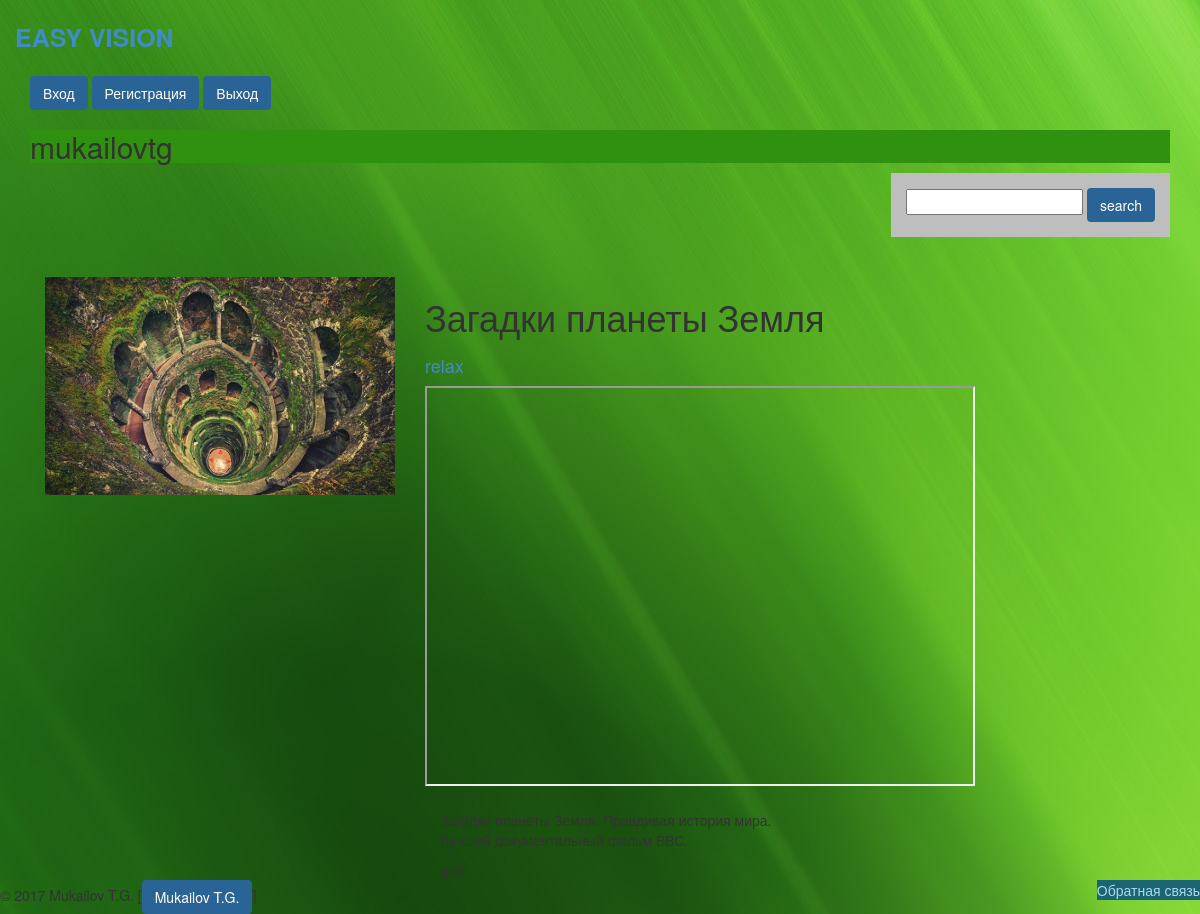
Page /2/zagadki-planety-zemlya/ (signed in) on the committed database.
### vision/models.py (models this page shows, shortened)
class Blog(models.Model):
    category = models.ForeignKey(Category, related_name='blogs', verbose_name='Категория')
    name = models.CharField(max_length=250, db_index=True, verbose_name='Название')
    slug = models.SlugField(max_length=250, db_index=True)
    image = models.ImageField(upload_to='blogs/%Y/%m/%d/', blank=True, verbose_name='Изображение')
    description = models.TextField(verbose_name='Описание',blank=True)
    created = models.DateTimeField(auto_now_add=True)
    videourl = models.URLField(max_length=250, verbose_name='Видео url',default=None)
    class Meta:
        ordering = ['created']
        verbose_name_plural = 'Блоги'
        index_together = [
            ['id', 'slug']
        ]

class Category(models.Model):
    name = models.CharField(max_length=250, db_index=True)
    slug = models.SlugField(max_length=250, db_index=True, unique=True)
    class Meta:
        ordering = ['name',]
        verbose_name = 'Категория'
        verbose_name_plural = 'Категории'
    def __str__(self):
        return self.name
    def get_absolute_url(self):
        return reverse('vision:BlogListByCategory', args=[self.slug])

### vision/views.py (the view)
# urls.py: url(r'^(?P<id>\d+)/(?P<slug>[-\w]+)/$', views.BlogDetail, name='BlogDetail'),
def BlogDetail(request, id, slug):
    user = request.user.username
    blog = get_object_or_404(Blog, id=id, slug=slug)
    return render(request, 'vision/blogs/detail.html', {
        'blog': blog,
        'user': user,
    })

### vision/templates/vision/blogs/detail.html (shortened to what this page needs)
{% extends "vision/base.html" %}
{% load static %}
{% block content %}
  <div class="product-detail">
    <div class="col-sm-4">
      <img src="{% if blog.image %}{{ blog.image.url }}{% else %}{% static "img/no-image.jpg"%}{% endif %}" class="img-responsive">
    </div>
    <div class="col-sm-8">
      <h1>{{ blog.name }}</h1>
      <h2><a href="{{ blog.category.get_absolute_url }}">{{ blog.category }}</a></h2>
      <p>
        <iframe width="550" height="400"
                 src="{{ blog.videourl }}"
                 frameborder="4"
                 allowfullscreen>
        </iframe>
      </p>
      <div class="col-sm-6">
        <p align="left"> {{ blog.description | linebreaks}} </p>
      </div>
      <div class="col-sm-8">
      </div>
    </div>
  </div>
{% endblock %}

### vision/templates/vision/base.html (shortened to what this page needs)
{% load static %}
<!DOCTYPE html>
<html lang="en" xmlns="http://www.w3.org/1999/html">
<head>
  <link rel="stylesheet" href="{% static "css/bootstrap.min.css" %}">
  <link rel="stylesheet" href="{% static "css/style.css" %}">
</head>
<body background="{% static "img/greenabs.jpg" %}">
  <section id="header">
    <div class="top container">
      <a href="{% url "vision:BlogList" %}">EASY VISION</a>
    </div>
  </section>
  <section class="container">
    <a class="btn" href="{% url "vision:LoginFormView" %}">Вход</a>
    <a class="btn" href="{% url "vision:RegisterFormView" %}">Регистрация</a>
    <a class="btn" href="{% url "vision:LogoutView" %}">Выход</a>
    {% if user %}
    <h2 class="btn-light">{{ user }}</h2>
    {% else %}
    <h2 class="btn-light">Гость</h2>
    {% endif %}
    <form class="top-bl" action="{% url "vision:search" %}" method="GET">
      <input type="text" name="q" />
      <button class="btn" type="submit">search</button>
    </form>
  </section>
  <section id="content row" class="container">
    {% block content %}{% endblock %}
  </section>
  <a  class="btn1" href="{% url "vision:ContactView" %}">Обратная связь</a>
&copy; 2017 Mukailov T.G. [<a class="btn" href="https://mukailov1991@mail.ru">Mukailov T.G.</a>]
</body>
</html>

### vision/static/css/style.css (style rules this page uses)
.top { padding: 20px 0; font-size: 25px; font-weight: 600; text-transform: uppercase; }
.top-bl { background: #bebebe; padding: 15px; float:right; }
.product-detail { margin-top: 40px; }
.product-detail h2 { font-size: 18px; }
.btn { background: #2a6496; color: white; }
.btn1 { background: #1a6476; color: lightblue; float: right; }
.btn-light { background: #309010; }

### rows in the picture
Blog: image (picture), name "Загадки планеты Земля", category "relax", description "Загадки планеты Земля. Правдивая история мира. Лучший документальный фильм ВВС."

### other values in the picture
{{ user }} "mukailovtg"
